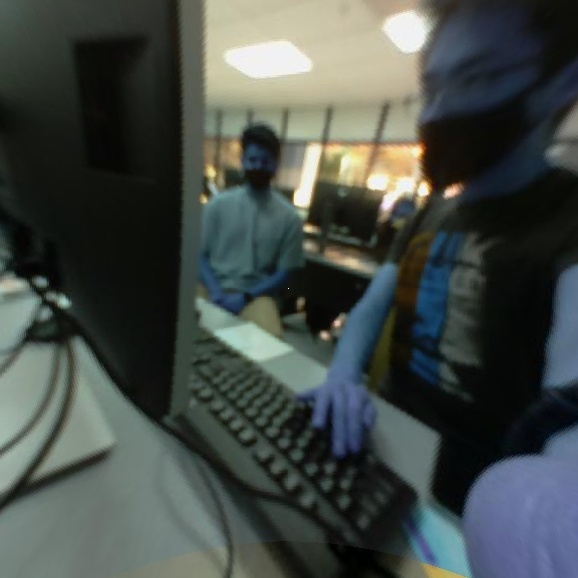
#> input picture Tests/example3_linear_fullframe_120_160.jpg, 578 x 578 px, given in place of the camera
$ python tutorial.py
#> lines starting #> are read from the running program, lines starting #| are printed output that depends on the picture
import cv2 as cv
import sys
import numpy as np

hog = cv.HOGDescriptor()
hog.setSVMDetector(cv.HOGDescriptor_getDefaultPeopleDetector())

cap = cv.VideoCapture(0)
if not cap.isOpened():
    print("Cannot open camera")
    exit()
while True:
    ret, frame = cap.read()
#> frame is the input picture: shape (578, 578, 3); mean B, G, R 71.7, 75.6, 68.7
    if not ret:
        print("can't receive frame, exiting")
        break

    frame = cv.resize(frame, (640,480))
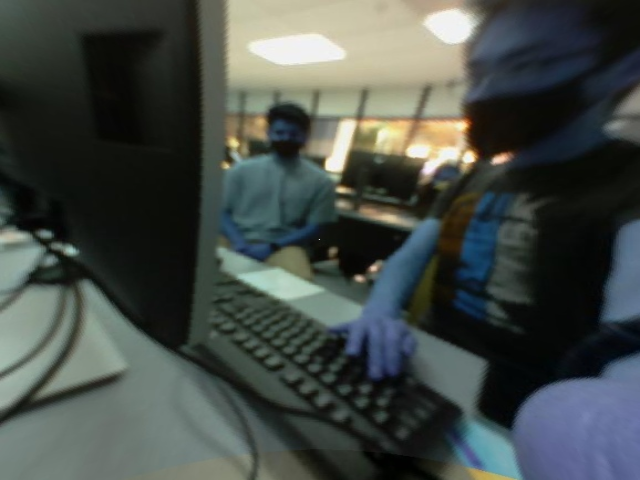
#> frame: shape (480, 640, 3); mean B, G, R 71.6, 75.5, 68.6
    frame = cv.cvtColor(frame, cv.COLOR_BGR2GRAY)
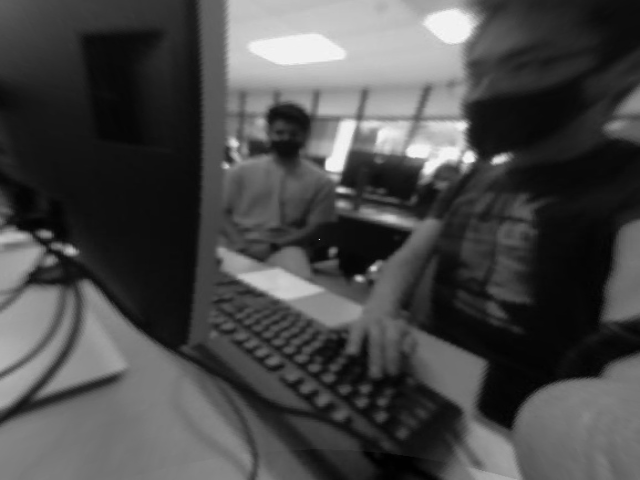
#> frame: shape (480, 640); min 0, max 249, mean 73

    boxes, weights = hog.detectMultiScale(frame, winStride=(8,8))
#> boxes = (); weights = ()
    boxes = np.array([[x,y,x+w,y+h] for (x,y,w,h) in boxes])
#> boxes = empty array

    for (x1, y2, x1, y2) in boxes:
        cv.rectangle(frame, (x1, y1), (x1, y2), (0,255,0), 2)
#> this loop made 0 passes

    #display frame
    cv.imshow('frame', frame)
    if cv.waitKey(5) == ord('q'):
#> (key q is pressed here)
        break

cap.release()
cv.destroyAllWindows()

$ run again, on Tests/example3_linear_fullframe_120_180.jpg
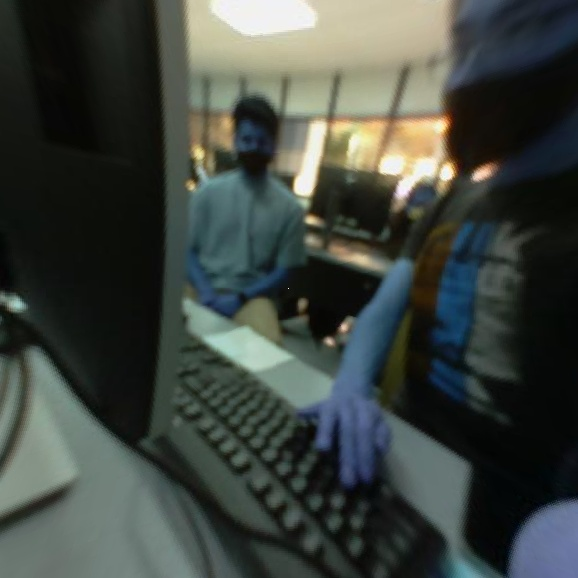
#> input picture Tests/example3_linear_fullframe_120_180.jpg, 578 x 578 px, given in place of the camera
#> frame is the input picture: shape (578, 578, 3); mean B, G, R 64.2, 69.7, 63.2
#> `frame = cv.resize(frame, (640,480))`:
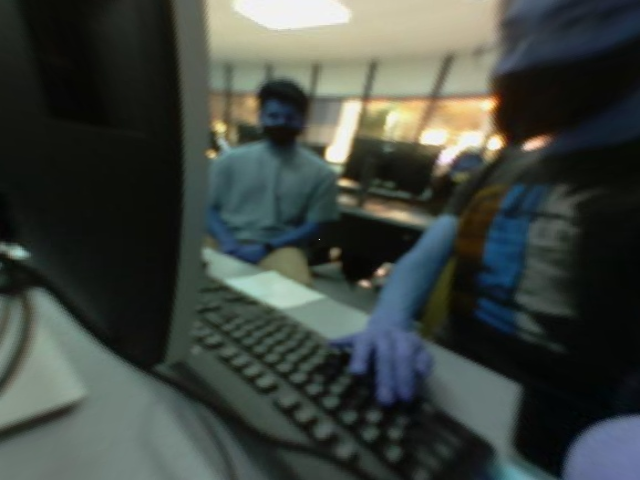
#> frame: shape (480, 640, 3); mean B, G, R 64.1, 69.6, 63.1
#> `frame = cv.cvtColor(frame, cv.COLOR_BGR2GRAY)`:
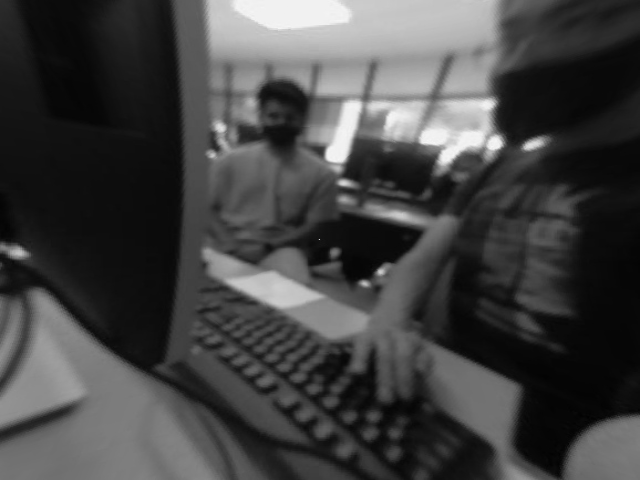
#> frame: shape (480, 640); min 1, max 247, mean 67
#> `boxes, weights = hog.detectMultiScale(frame, winStride=(8,8))`: boxes = ()
#> `boxes = np.array([[x,y,x+w,y+h] for (x,y,w,h) in boxes])`: boxes = empty array

$ run again, on Tests/example3_linear_fullframe_140_180.jpg
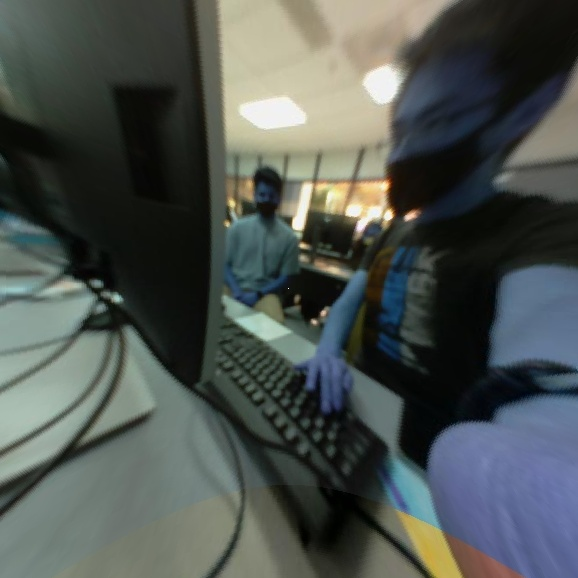
#> input picture Tests/example3_linear_fullframe_140_180.jpg, 578 x 578 px, given in place of the camera
#> frame is the input picture: shape (578, 578, 3); mean B, G, R 80.7, 84.3, 77.9
#> `frame = cv.resize(frame, (640,480))`:
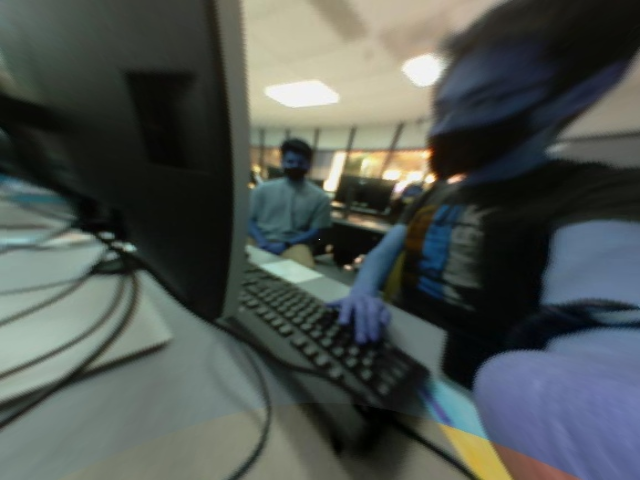
#> frame: shape (480, 640, 3); mean B, G, R 80.6, 84.2, 77.8
#> `frame = cv.cvtColor(frame, cv.COLOR_BGR2GRAY)`:
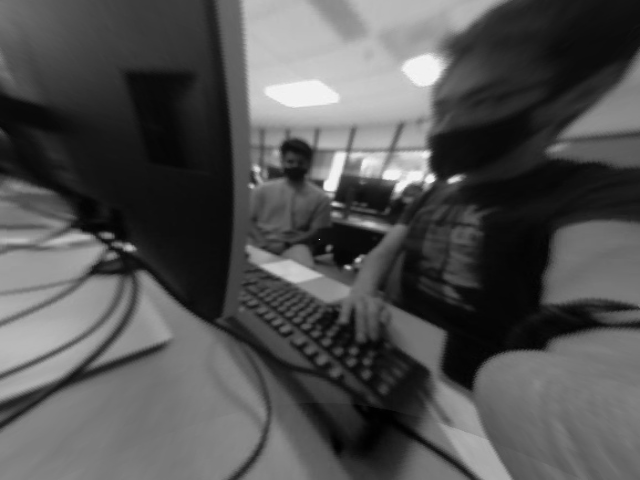
#> frame: shape (480, 640); min 0, max 248, mean 81.9
#> `boxes, weights = hog.detectMultiScale(frame, winStride=(8,8))`: boxes = ()
#> `boxes = np.array([[x,y,x+w,y+h] for (x,y,w,h) in boxes])`: boxes = empty array
